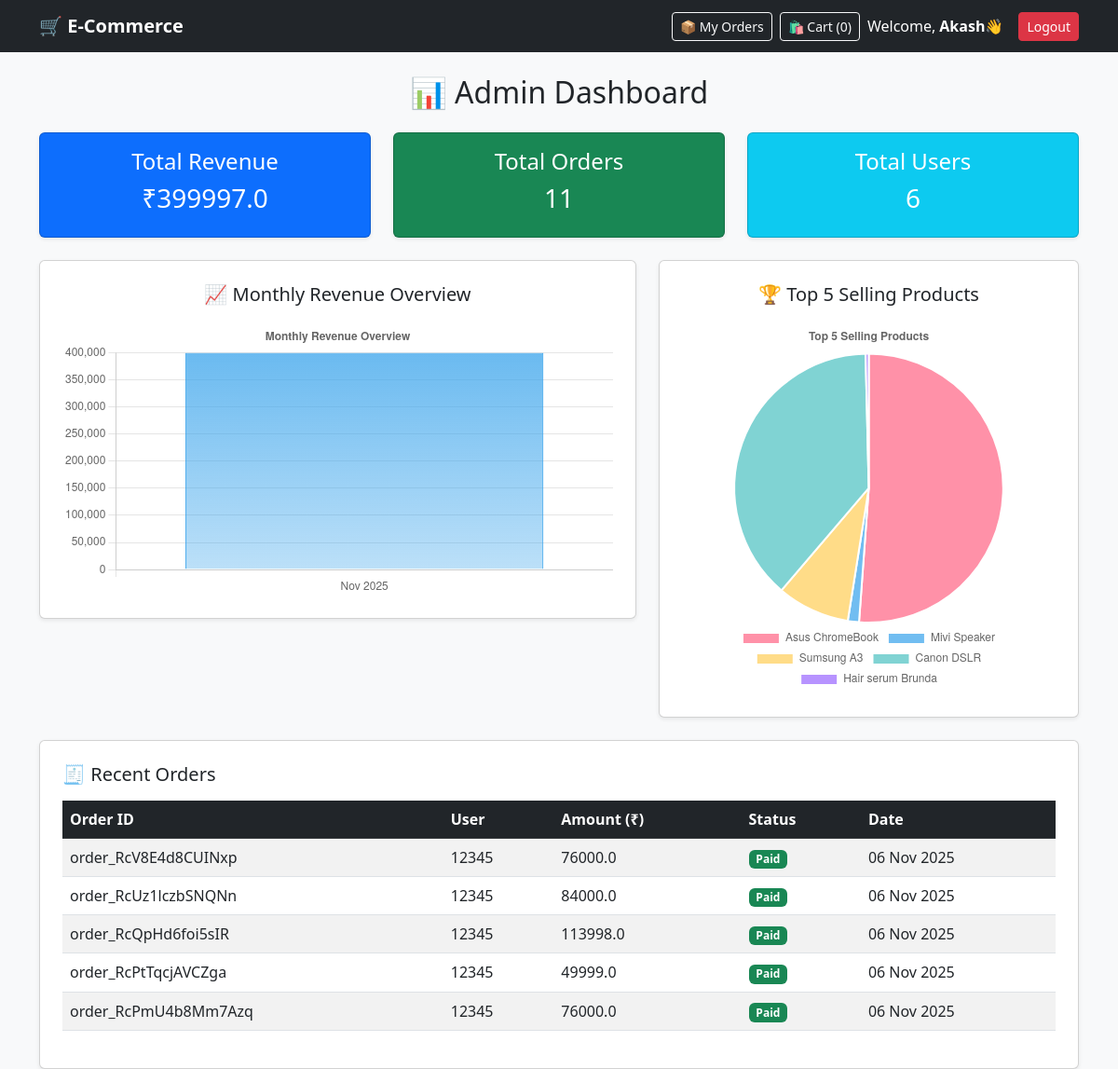
The app's page /admin-dashboard/ (signed in) with its own data.
### ecommerce/models.py (models this page shows, shortened)
class Order(models.Model):
    STATUS_CHOICES = [
        ('Pending', 'Pending'),
        ('Paid', 'Paid'),
        ('Failed', 'Failed'),
    ]
    user = models.ForeignKey(User, on_delete=models.CASCADE)
    order_id = models.CharField(max_length=100, unique=True)  # Razorpay order_id
    razorpay_payment_id = models.CharField(max_length=100, blank=True, null=True)
    amount = models.FloatField()
    status = models.CharField(max_length=20, choices=STATUS_CHOICES, default='Pending')
    created_at = models.DateTimeField(auto_now_add=True)

### ecommerce/views.py (the view)
# urls.py: path('admin-dashboard/', views.admin_dashboard, name='admin_dashboard'),
@login_required(login_url='login')
def admin_dashboard(request):
    if not request.user.is_superuser:
        messages.error(request, "Access Denied: Admins only.")
        return redirect('home')
    total_users = User.objects.count()
    total_orders = Order.objects.count()
    total_revenue = Order.objects.filter(status="Paid").aggregate(Sum('amount'))['amount__sum'] or 0
    monthly_data = (
        Order.objects.filter(status="Paid")
        .annotate(month=TruncMonth('created_at'))
        .values('month')
        .annotate(total=Sum('amount'))
        .order_by('month')
    )
    months = [entry['month'].strftime("%b %Y") for entry in monthly_data]
    revenues = [float(entry['total']) for entry in monthly_data]
    top_products = Product.objects.all()[:5]
    top_products_names = [p.name for p in top_products]
    top_products_sales = [float(p.price) for p in top_products]
    recent_orders = Order.objects.order_by('-created_at')[:5]
    context = {
        'total_users': total_users,
        'total_orders': total_orders,
        'total_revenue': total_revenue,
        'months': json.dumps(months),
        'revenues': json.dumps(revenues),
        'top_products_names': json.dumps(top_products_names),
        'top_products_sales': json.dumps(top_products_sales),
        'recent_orders': recent_orders,
    }
    return render(request, 'admin_dashboard.html', context)

### ecommerce/context_processors.py (called while the page is built)
def cart_item_count(request):
    cart = request.session.get('cart', {})
    count = sum(item['quantity'] for item in cart.values())
    return {'cart_count': count}

### ecommerce/templates/admin_dashboard.html (shortened to what this page needs)
{% extends 'base.html' %}
{% block content %}
<h2 class="text-center mb-4">📊 Admin Dashboard</h2>
<div class="row text-center mb-4">
  <div class="col-md-4">
    <div class="card shadow-sm p-3 bg-primary text-white">
      <h4>Total Revenue</h4>
      <h3>₹{{ total_revenue }}</h3>
    </div>
  </div>
  <div class="col-md-4">
    <div class="card shadow-sm p-3 bg-success text-white">
      <h4>Total Orders</h4>
      <h3>{{ total_orders }}</h3>
    </div>
  </div>
  <div class="col-md-4">
    <div class="card shadow-sm p-3 bg-info text-white">
      <h4>Total Users</h4>
      <h3>{{ total_users }}</h3>
    </div>
  </div>
</div>
<div class="row">
  <div class="col-md-7">
    <div class="card shadow-sm p-4 mb-4">
      <h5 class="text-center mb-3">📈 Monthly Revenue Overview</h5>
      <canvas id="revenueChart" width="400" height="200"></canvas>
    </div>
  </div>
  <div class="col-md-5">
    <div class="card shadow-sm p-4 mb-4">
      <h5 class="text-center mb-3">🏆 Top 5 Selling Products</h5>
      <canvas id="productChart" width="400" height="200"></canvas>
    </div>
  </div>
</div>
<div class="card shadow-sm p-4">
  <h5 class="mb-3">🧾 Recent Orders</h5>
  <table class="table table-striped table-hover">
    <thead class="table-dark">
      <tr>
        <th>Order ID</th>
        <th>User</th>
        <th>Amount (₹)</th>
        <th>Status</th>
        <th>Date</th>
      </tr>
    </thead>
    <tbody>
      {% for order in recent_orders %}
      <tr>
        <td>{{ order.order_id }}</td>
        <td>{{ order.user.username }}</td>
        <td>{{ order.amount }}</td>
        <td>
          {% if order.status == "Paid" %}
            <span class="badge bg-success">Paid</span>
          {% else %}
            <span class="badge bg-warning text-dark">{{ order.status }}</span>
          {% endif %}
        </td>
        <td>{{ order.created_at|date:"d M Y" }}</td>
      </tr>
      {% empty %}
      <tr><td colspan="5" class="text-center text-muted">No recent orders.</td></tr>
      {% endfor %}
    </tbody>
  </table>
</div>
<script>
  // Convert Django context to JavaScript arrays safely
  const months = JSON.parse('{{ months|safe|escapejs }}');
  const revenues = JSON.parse('{{ revenues|safe|escapejs }}');
  const topProducts = JSON.parse('{{ top_products_names|safe|escapejs }}');
  const productSales = JSON.parse('{{ top_products_sales|safe|escapejs }}');
  // ✅ Monthly Revenue Bar Chart
  const ctx = document.getElementById('revenueChart').getContext('2d');
  const gradient = ctx.createLinearGradient(0, 0, 0, 400);
  gradient.addColorStop(0, 'rgba(54, 162, 235, 0.8)');
  gradient.addColorStop(1, 'rgba(54, 162, 235, 0.1)');
  new Chart(ctx, {
    type: 'bar',
    data: {
      labels: months,
      datasets: [{
        label: 'Revenue (₹)',
        data: revenues,
        backgroundColor: gradient,
        borderColor: 'rgba(54, 162, 235, 1)',
        borderWidth: 1
      }]
    },
    options: {
      responsive: true,
      plugins: {
        legend: { display: false },
        title: { display: true, text: 'Monthly Revenue Overview' }
      },
      scales: { y: { beginAtZero: true } }
    }
  });
  // ✅ Top 5 Selling Products Pie Chart
  const productCtx = document.getElementById('productChart').getContext('2d');
  new Chart(productCtx, {
    type: 'pie',
    data: {
      labels: topProducts,
      datasets: [{
        data: productSales,
        backgroundColor: [
          'rgba(255, 99, 132, 0.7)',
          'rgba(54, 162, 235, 0.7)',
          'rgba(255, 206, 86, 0.7)',
          'rgba(75, 192, 192, 0.7)',
          'rgba(153, 102, 255, 0.7)'
        ],
        borderColor: 'white',
        borderWidth: 2
      }]
    },
    options: {
      responsive: true,
      plugins: {
        legend: { position: 'bottom' },
        title: { display: true, text: 'Top 5 Selling Products' }
      }
    }
  });
</script>
{% endblock %}

### ecommerce/templates/base.html (shortened to what this page needs)
{% load static %}
<!DOCTYPE html>
<html lang="en">
<head>
  <link href="https://cdn.jsdelivr.net/npm/bootstrap@5.3.0/dist/css/bootstrap.min.css" rel="stylesheet">
  <link rel="stylesheet" href="{% static 'css/style.css' %}">
</head>
<body>
<nav class="navbar navbar-expand-lg navbar-dark bg-dark">
  <div class="container">
    <a class="navbar-brand fw-bold" href="{% url 'home' %}">🛒 E-Commerce</a>
    <div class="collapse navbar-collapse" id="navbarNav">
      <ul class="navbar-nav ms-auto">
        {% if user.is_authenticated %}
          <li class="nav-item me-2">
            <a href="{% url 'my_orders' %}" class="btn btn-outline-light btn-sm">📦 My Orders</a>
          </li>
          <li class="nav-item me-2">
            <a href="{% url 'view_cart' %}" class="btn btn-outline-light btn-sm">
              🛍 Cart (<span class="cart-count">{{ cart_count }}</span>)
            </a>
          </li>
          <li class="nav-item me-3 align-items-center d-flex text-white">
            Welcome, <strong class="ms-1">{{ user.username }}</strong> 👋
          </li>
          <li class="nav-item">
            <a href="{% url 'logout' %}" class="btn btn-danger btn-sm">Logout</a>
          </li>
        {% endif %}
      </ul>
    </div>
  </div>
</nav>
<div class="container mt-4">
  {% block content %}{% endblock %}
</div>
</body>
</html>

### ecommerce/static/css/style.css (style rules this page uses)
body { background-color: #f8f9fa; }

### records on screen
Order: order_id "order_RcV8E4d8CUINxp", user.username "12345", amount "76000.0", status "Paid", created_at "06 Nov 2025"
Order: order_id "order_RcUz1lczbSNQNn", user.username "12345", amount "84000.0", status "Paid", created_at "06 Nov 2025"
Order: order_id "order_RcQpHd6foi5sIR", user.username "12345", amount "113998.0", status "Paid", created_at "06 Nov 2025"
Order: order_id "order_RcPtTqcjAVCZga", user.username "12345", amount "49999.0", status "Paid", created_at "06 Nov 2025"
Order: order_id "order_RcPmU4b8Mm7Azq", user.username "12345", amount "76000.0", status "Paid", created_at "06 Nov 2025"

### other values on screen
{{ cart_count }} "0"
{{ user.username }} "Akash"
{{ total_revenue }} "399997.0"
{{ total_orders }} "11"
{{ total_users }} "6"
chart data {{ revenues|safe|escapejs }} [399997.0]
chart data {{ top_products_sales|safe|escapejs }} [76000.0, 2000.0, 12999.0, 56999.0, 567.0]
